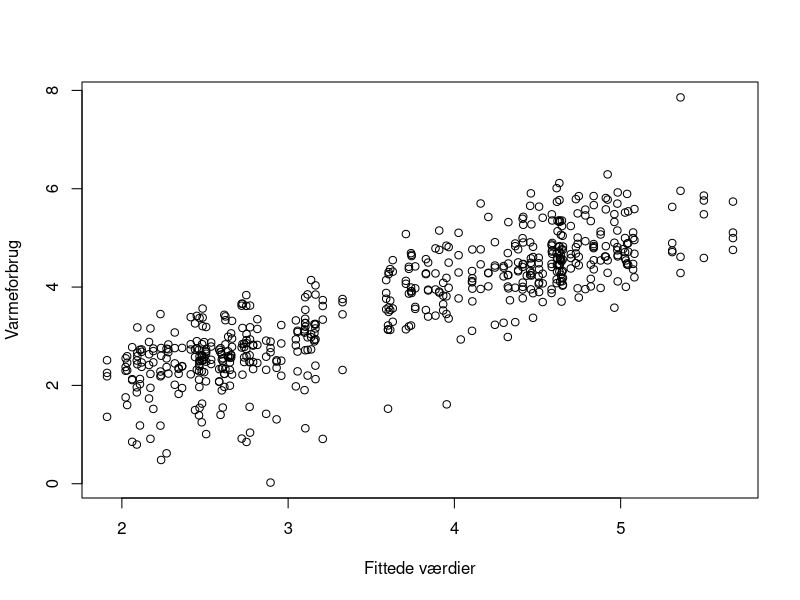

Reproduce this figure in R. (Note: this script raises an error after producing the figure.)
# Indlæs 'soenderborg2_data.csv' filen med data
D <- read.table("soenderborg2_data.csv", sep = ";", header = TRUE)


# Lav 't' om til en datovariabel i R
D$t <- as.Date(D$t, format = "%d/%m/%Y")

# Udvælg data for perioden 15. okt 2009 til 15. apr 2010 for de fire huse
D_model <- subset(D, ("2009-10-15" <= t & t < "2010-04-16") & 
                  (houseId %in% c(3, 5, 10, 17)))


# Fjern observationer med manglende værdier
D_model <- na.omit(D_model)


# Estimer multipel lineær regressionsmodel
fit <- lm(Q ~ Ta + G, data = D_model)

# Vis estimerede parametre mm.
summary(fit)


# Plots til modelkontrol

# Observationer mod fittede værdier
plot(fit$fitted.values, D_model$Q, xlab = "Fittede værdier",     
       ylab = "Varmeforbrug")

# Residualer mod hver af de forklarende variable
plot(D_model$FORKLARENDE_VARIABEL, fit$residuals, 
        xlab = "INDSÆT TEKST", ylab = "Residualer")

# Residualer mod fittede værdier
plot(fit$fitted.values, fit$residuals, xlab = "Fittede værdier", 
     ylab = "Residualer")

# Normal QQ-plot af residualerne
qqnorm(fit$residuals, ylab = "Residualer", xlab = "Z-scores", 
       main = "")
qqline(fit$residuals)


# Konfidensintervaller for modellens koefficienter
confint(fit, level = 0.95)


# Udvælg valideringsdatasæt
D_test <- subset(D, (t == "2008-12-06" & houseId == 3)|
                          (t == "2009-02-22" & houseId == 5)|
                          (t == "2009-03-12" & houseId == 10)|
                          (t == "2009-04-01" & houseId == 17))

# Prædiktioner og 95% prædiktionsintervaller
pred <- predict(SLUTMODEL, newdata = D_test, interval = "prediction", 
              level = 0.95)

# Observerede værdier sammen med prædiktioner
cbind(id = D_test$houseId, Q = D_test$Q, pred)

